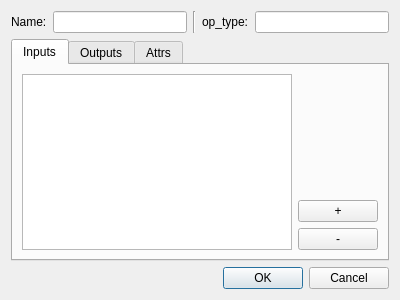
<?xml version="1.0" encoding="UTF-8"?>
<ui version="4.0">
 <class>NodeSummary</class>
 <widget class="QDialog" name="NodeSummary">
  <property name="geometry">
   <rect>
    <x>0</x>
    <y>0</y>
    <width>400</width>
    <height>300</height>
   </rect>
  </property>
  <property name="windowTitle">
   <string>Dialog</string>
  </property>
  <layout class="QVBoxLayout" name="verticalLayout">
   <item>
    <layout class="QHBoxLayout" name="horizontalLayout">
     <item>
      <widget class="QLabel" name="name_label">
       <property name="text">
        <string>Name:</string>
       </property>
      </widget>
     </item>
     <item>
      <widget class="QLineEdit" name="name_edit"/>
     </item>
     <item>
      <widget class="Line" name="line">
       <property name="orientation">
        <enum>Qt::Vertical</enum>
       </property>
      </widget>
     </item>
     <item>
      <widget class="QLabel" name="op_type_label">
       <property name="text">
        <string>op_type:</string>
       </property>
      </widget>
     </item>
     <item>
      <widget class="QLineEdit" name="op_type_edit"/>
     </item>
    </layout>
   </item>
   <item>
    <widget class="QTabWidget" name="tabWidget">
     <property name="currentIndex">
      <number>0</number>
     </property>
     <widget class="QWidget" name="inputs_tab">
      <attribute name="title">
       <string>Inputs</string>
      </attribute>
      <layout class="QHBoxLayout" name="horizontalLayout_2">
       <item>
        <widget class="QListWidget" name="inputs_list_widget">
         <property name="editTriggers">
          <set>QAbstractItemView::AllEditTriggers</set>
         </property>
         <property name="dragEnabled">
          <bool>true</bool>
         </property>
         <property name="dragDropMode">
          <enum>QAbstractItemView::DragDrop</enum>
         </property>
         <property name="defaultDropAction">
          <enum>Qt::MoveAction</enum>
         </property>
         <property name="selectionMode">
          <enum>QAbstractItemView::SingleSelection</enum>
         </property>
        </widget>
       </item>
       <item>
        <layout class="QVBoxLayout" name="verticalLayout_2">
         <item>
          <spacer name="verticalSpacer">
           <property name="orientation">
            <enum>Qt::Vertical</enum>
           </property>
           <property name="sizeHint" stdset="0">
            <size>
             <width>20</width>
             <height>40</height>
            </size>
           </property>
          </spacer>
         </item>
         <item>
          <widget class="QPushButton" name="inputs_add">
           <property name="text">
            <string>+</string>
           </property>
          </widget>
         </item>
         <item>
          <widget class="QPushButton" name="inputs_del">
           <property name="text">
            <string>-</string>
           </property>
          </widget>
         </item>
        </layout>
       </item>
      </layout>
     </widget>
     <widget class="QWidget" name="output_tab">
      <attribute name="title">
       <string>Outputs</string>
      </attribute>
      <layout class="QHBoxLayout" name="horizontalLayout_3">
       <item>
        <widget class="QListWidget" name="outputs_list_widget">
         <property name="editTriggers">
          <set>QAbstractItemView::AllEditTriggers</set>
         </property>
         <property name="dragEnabled">
          <bool>true</bool>
         </property>
         <property name="dragDropMode">
          <enum>QAbstractItemView::DragDrop</enum>
         </property>
         <property name="defaultDropAction">
          <enum>Qt::MoveAction</enum>
         </property>
         <property name="selectionMode">
          <enum>QAbstractItemView::SingleSelection</enum>
         </property>
        </widget>
       </item>
       <item>
        <layout class="QVBoxLayout" name="verticalLayout_3">
         <item>
          <spacer name="verticalSpacer_2">
           <property name="orientation">
            <enum>Qt::Vertical</enum>
           </property>
           <property name="sizeHint" stdset="0">
            <size>
             <width>20</width>
             <height>40</height>
            </size>
           </property>
          </spacer>
         </item>
         <item>
          <widget class="QPushButton" name="outputs_add">
           <property name="text">
            <string>+</string>
           </property>
          </widget>
         </item>
         <item>
          <widget class="QPushButton" name="outputs_del">
           <property name="text">
            <string>-</string>
           </property>
          </widget>
         </item>
        </layout>
       </item>
      </layout>
     </widget>
     <widget class="QWidget" name="attr_tab">
      <attribute name="title">
       <string>Attrs</string>
      </attribute>
      <layout class="QHBoxLayout" name="horizontalLayout_4">
       <item>
        <widget class="QTableWidget" name="attr_tabel_widget">
         <property name="editTriggers">
          <set>QAbstractItemView::AllEditTriggers</set>
         </property>
         <property name="columnCount">
          <number>0</number>
         </property>
         <attribute name="horizontalHeaderVisible">
          <bool>true</bool>
         </attribute>
         <attribute name="horizontalHeaderCascadingSectionResizes">
          <bool>false</bool>
         </attribute>
        </widget>
       </item>
       <item>
        <layout class="QVBoxLayout" name="verticalLayout_4">
         <item>
          <spacer name="verticalSpacer_3">
           <property name="orientation">
            <enum>Qt::Vertical</enum>
           </property>
           <property name="sizeHint" stdset="0">
            <size>
             <width>20</width>
             <height>40</height>
            </size>
           </property>
          </spacer>
         </item>
         <item>
          <widget class="QPushButton" name="attr_add">
           <property name="text">
            <string>+</string>
           </property>
          </widget>
         </item>
         <item>
          <widget class="QPushButton" name="attr_del">
           <property name="text">
            <string>-</string>
           </property>
          </widget>
         </item>
        </layout>
       </item>
      </layout>
     </widget>
    </widget>
   </item>
   <item>
    <widget class="QDialogButtonBox" name="buttonBox">
     <property name="orientation">
      <enum>Qt::Horizontal</enum>
     </property>
     <property name="standardButtons">
      <set>QDialogButtonBox::Cancel|QDialogButtonBox::Ok</set>
     </property>
    </widget>
   </item>
  </layout>
 </widget>
 <resources/>
 <connections>
  <connection>
   <sender>buttonBox</sender>
   <signal>accepted()</signal>
   <receiver>NodeSummary</receiver>
   <slot>accept()</slot>
   <hints>
    <hint type="sourcelabel">
     <x>248</x>
     <y>254</y>
    </hint>
    <hint type="destinationlabel">
     <x>157</x>
     <y>274</y>
    </hint>
   </hints>
  </connection>
  <connection>
   <sender>buttonBox</sender>
   <signal>rejected()</signal>
   <receiver>NodeSummary</receiver>
   <slot>reject()</slot>
   <hints>
    <hint type="sourcelabel">
     <x>316</x>
     <y>260</y>
    </hint>
    <hint type="destinationlabel">
     <x>286</x>
     <y>274</y>
    </hint>
   </hints>
  </connection>
 </connections>
</ui>
